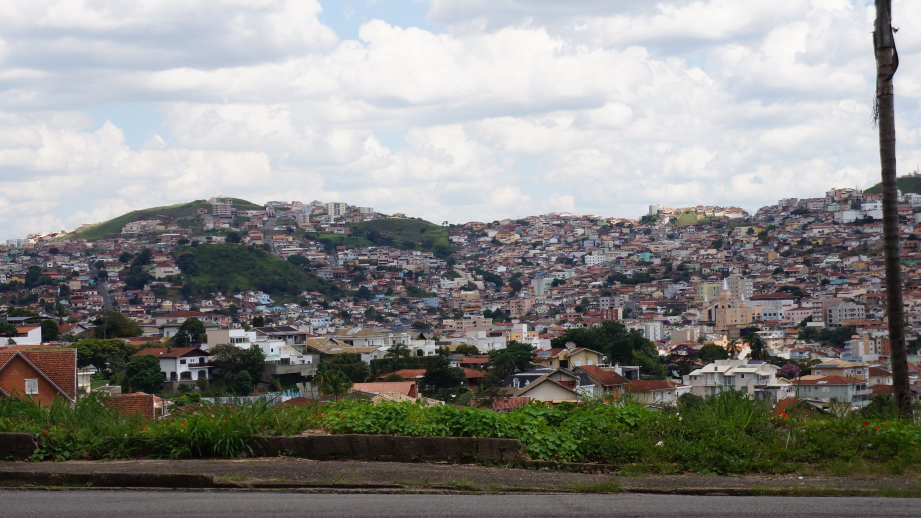
#> input picture histograma/images/foto1.jpg, 1842 x 1035 px, found by its file name (shown at 1/2 size); the run also reads 1 picture not shown here
$ python comparando.py
#> lines starting #> are read from the running program, lines starting #| are printed output that depends on the picture
import cv2, matplotlib.pyplot as plt, numpy as np

def main():
    imagens = [
        'D:/PycharmProjects/visaoComputacional/histograma/images/foto1.jpg',
        'D:/PycharmProjects/visaoComputacional/histograma/images/foto2.jpg',
        'D:/PycharmProjects/visaoComputacional/histograma/images/foto3.jpg',
        'D:/PycharmProjects/visaoComputacional/histograma/images/foto4.jpg',
        'D:/PycharmProjects/visaoComputacional/histograma/images/foto5.jpg',
        'D:/PycharmProjects/visaoComputacional/histograma/images/foto6.jpg',
        'D:/PycharmProjects/visaoComputacional/histograma/images/gatinho.png'
    ]
    results = {}
    dataFrameResult = np.zeros((len(imagens),len(imagens)))
    for idxGal, i in enumerate(imagens):
        results[i] = []
        imageBank = cv2.imread(i,cv2.IMREAD_GRAYSCALE)
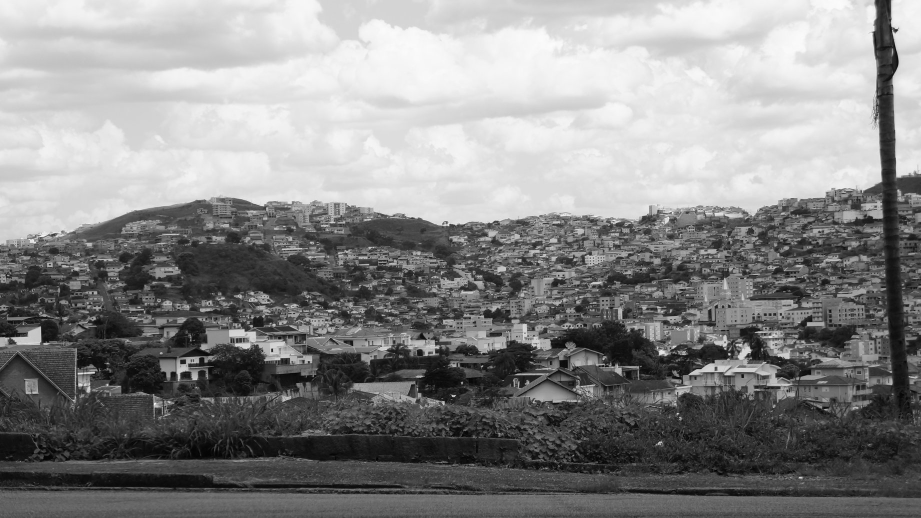
#> imageBank: shape (1035, 1842) (shown at 1/2 size); min 0, max 255, mean 135.9
        clahe = cv2.createCLAHE(clipLimit=2.0, tileGridSize=(8,8))
        clImg = clahe.apply(imageBank)
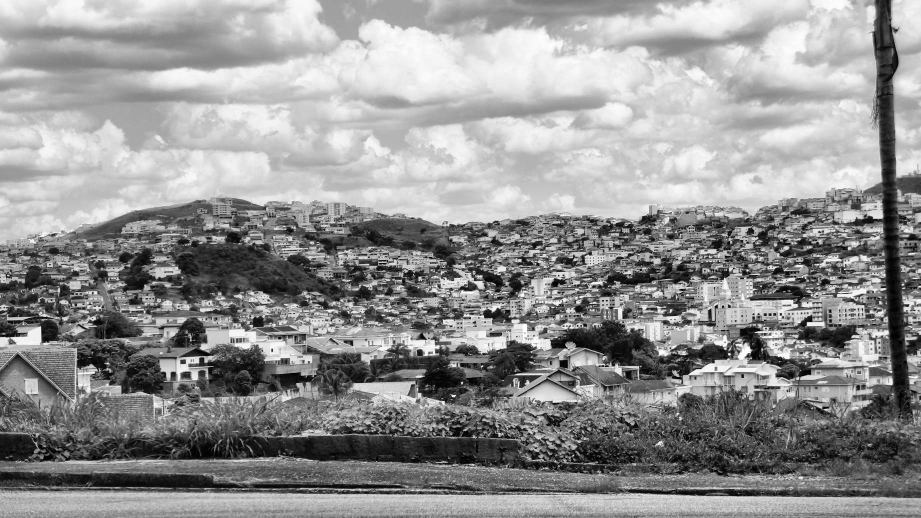
#> clImg: shape (1035, 1842) (shown at 1/2 size); min 0, max 255, mean 146.7
        clImg = cv2.calcHist([clImg], [0], None, [256], [0, 256])
#> clImg = 256 values, max 15099 at index 199, min 18 at index 255, mean 7447.1
        clImg = cv2.normalize(clImg,None, 0, 1.0, cv2.NORM_MINMAX)
#> clImg = 256 values, max 1 at index 199, min 1.46e-11 at index 255, mean 0.493
        for idxProbe, j in enumerate(imagens):
            imageProbe = cv2.imread(j,cv2.IMREAD_GRAYSCALE)
            claheP = cv2.createCLAHE(clipLimit=2.0, tileGridSize=(8,8))
            clImgP = claheP.apply(imageProbe)
            clImgP = cv2.calcHist([clImgP], [0], None, [256], [0, 256])
#> clImgP = 256 values, max 15099 at index 199, min 18 at index 255, mean 7447.1
            clImgP = cv2.normalize(clImgP,None, 0, 1.0, cv2.NORM_MINMAX)
#> clImgP has the same summary as clImg
            dataFrameResult[idxGal][idxProbe] = cv2.compareHist(clImg,clImgP,1)
#> pass 2 of the loop in main, `for idxGal, i in enumerate(imagens):`:
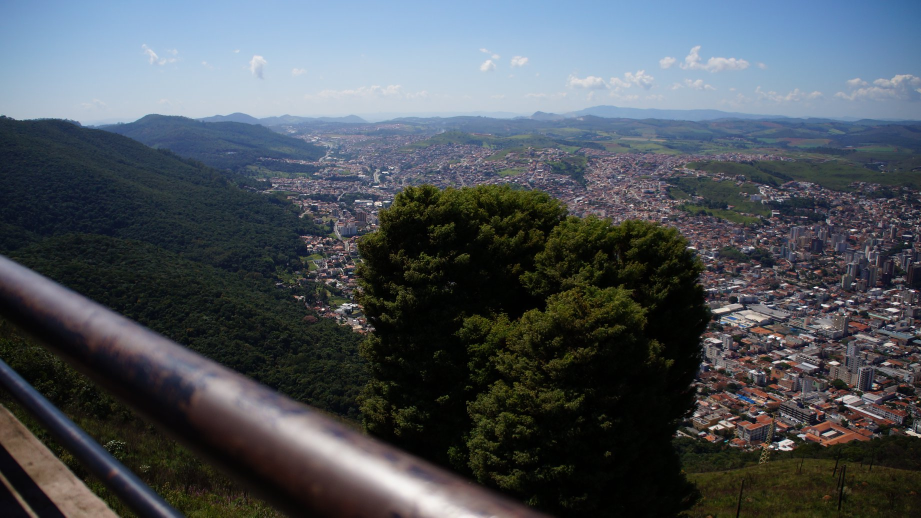
#> input picture histograma/images/foto2.jpg, 1842 x 1035 px, found by its file name (shown at 1/2 size)
#> in main, `clImg = cv2.calcHist([clImg], [0], None, [256], [0, 256])`: clImg = 256 values, max 29885 at index 10, min 37 at index 0, mean 7447.1
#> in main, `clImg = cv2.normalize(clImg,None, 0, 1.0, cv2.NORM_MINMAX)`: clImg = 256 values, max 1 at index 10, min 4.73e-11 at index 0, mean 0.248
#> in main, `clImgP = cv2.normalize(clImgP,None, 0, 1.0, cv2.NORM_MINMAX)`: clImgP = 256 values, max 1 at index 199, min 1.46e-11 at index 255, mean 0.493
#> pass 3 of the loop in main, `for idxGal, i in enumerate(imagens):`:
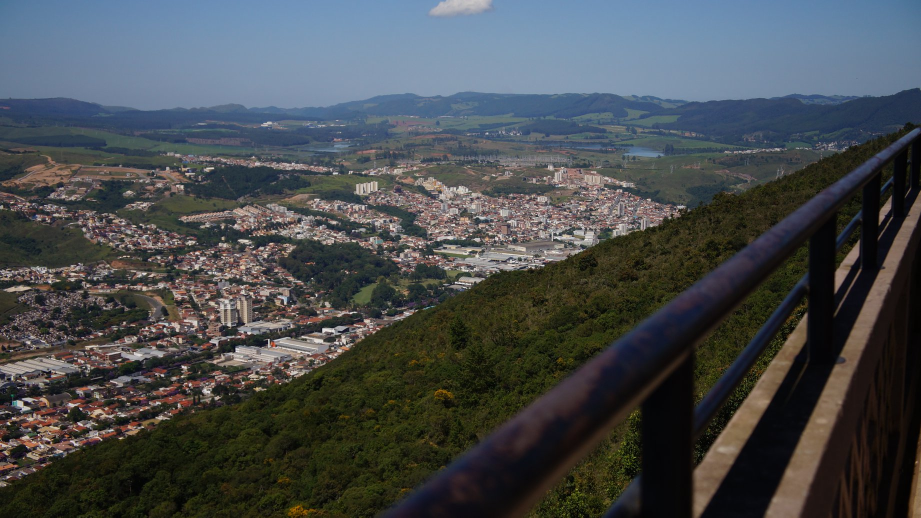
#> input picture histograma/images/foto3.jpg, 1842 x 1035 px, found by its file name (shown at 1/2 size)
#> in main, `clImg = clahe.apply(imageBank)`:
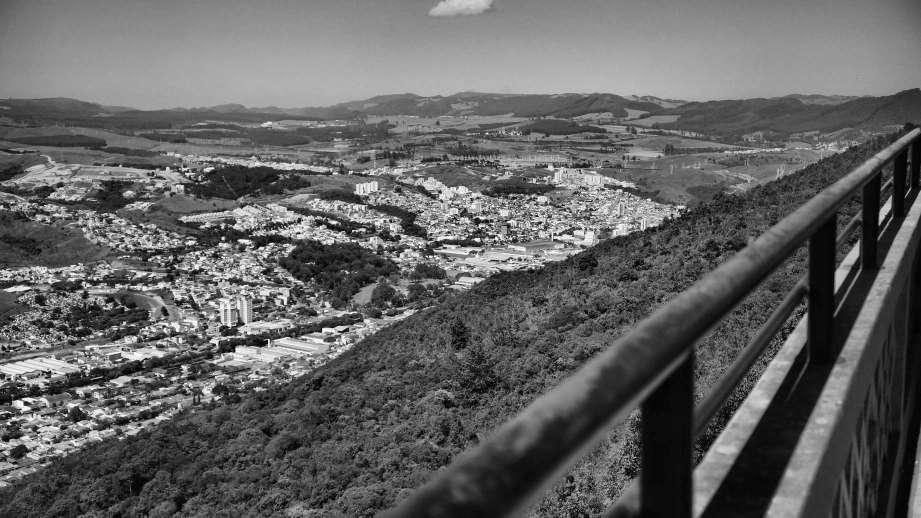
#> clImg: shape (1035, 1842) (shown at 1/2 size); min 0, max 255, mean 98.9
#> in main, `clImg = cv2.calcHist([clImg], [0], None, [256], [0, 256])`: clImg = 256 values, max 19706 at index 11, min 11 at index 255, mean 7447.1
#> in main, `clImg = cv2.normalize(clImg,None, 0, 1.0, cv2.NORM_MINMAX)`: clImg = 256 values, max 1 at index 11, min 0 at index 255, mean 0.378
#> in main, `clImgP = cv2.calcHist([clImgP], [0], None, [256], [0, 256])`: clImgP = 256 values, max 15099 at index 199, min 18 at index 255, mean 7447.1
#> in main, `clImgP = cv2.normalize(clImgP,None, 0, 1.0, cv2.NORM_MINMAX)`: clImgP = 256 values, max 1 at index 199, min 1.46e-11 at index 255, mean 0.493
#> the loop made 7 passes; the first 3 are shown
    fulImage = None
    for idx in range(len(imagens)):
        idxsVals = dataFrameResult[idx].argsort()
        currImg = cv2.imread(imagens[idx])
#> currImg is the input picture: shape (1035, 1842, 3); mean B, G, R 133.1, 136.1, 136.6
        currImg = cv2.resize(currImg,(250,250))
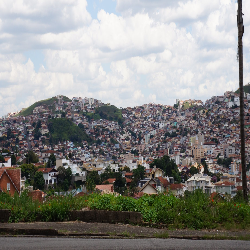
#> currImg: shape (250, 250, 3); mean B, G, R 133.2, 136.1, 136.6
        matchedImg = cv2.imread(imagens[idxsVals[1]])
#> matchedImg is the input picture: shape (1035, 1842, 3); mean B, G, R 77.3, 75, 71
        matchedImg = cv2.resize(matchedImg,(250,250))
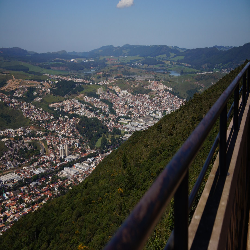
#> matchedImg: shape (250, 250, 3); mean B, G, R 77.2, 74.9, 70.8
        fImage = np.concatenate((currImg,matchedImg),axis=0)
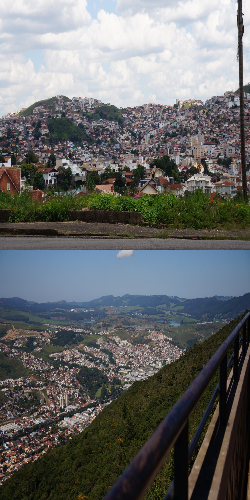
#> fImage: shape (500, 250, 3); mean B, G, R 105.2, 105.5, 103.7
        if fulImage is not None:
            fulImage = np.concatenate((fulImage,fImage),axis=1)
        else:
            fulImage = fImage
#> pass 2 of the loop in main, `for idx in range(len(imagens)):`:
#> in main, currImg is the input picture: shape (1035, 1842, 3); mean B, G, R 89.7, 82.8, 76
#> currImg: shape (250, 250, 3)
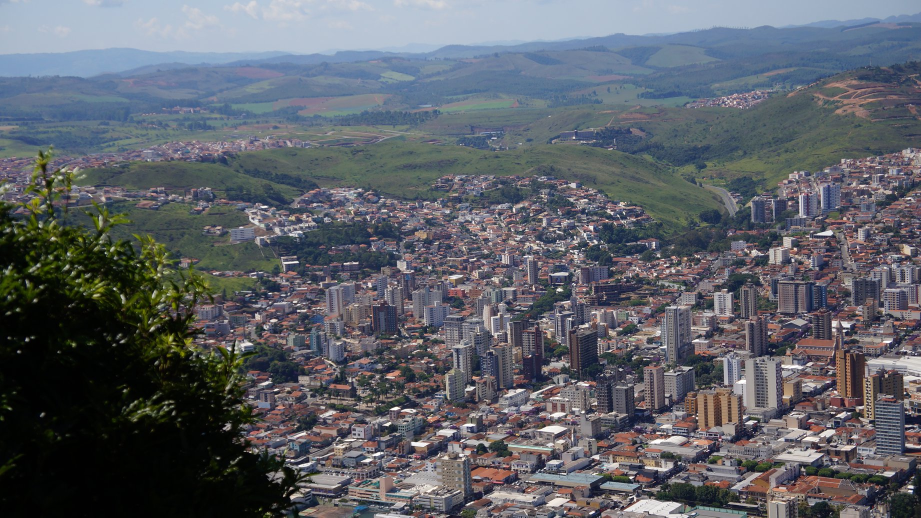
#> input picture histograma/images/foto6.jpg, 1842 x 1035 px, found by its file name (shown at 1/2 size)
#> in main, matchedImg is the input picture: shape (1035, 1842, 3); mean B, G, R 103.7, 96.5, 93.1
#> matchedImg: shape (250, 250, 3)
#> in main, `fulImage = np.concatenate((fulImage,fImage),axis=1)`:
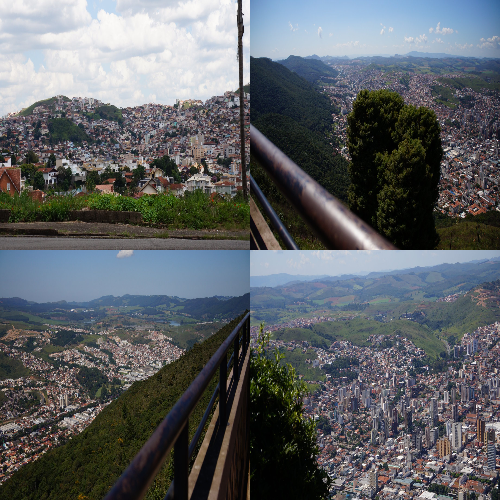
#> fulImage: shape (500, 500, 3); mean B, G, R 100.9, 97.5, 94.1
#> pass 3 of the loop in main, `for idx in range(len(imagens)):`:
#> in main, `fulImage = np.concatenate((fulImage,fImage),axis=1)`:
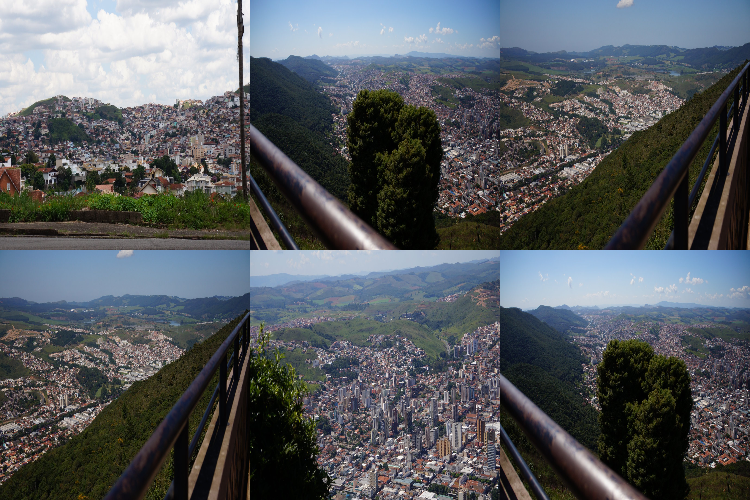
#> fulImage: shape (500, 750, 3); mean B, G, R 95.1, 91.3, 87.2
#> the loop made 5 passes; the first 3 are shown
    cv2.imshow("Janela da Imagem",fulImage)
    cv2.waitKey(0)
    cv2.destroyAllWindows()


if __name__ == '__main__':
#> (the run stopped early here; a loop or call above may not have finished)
